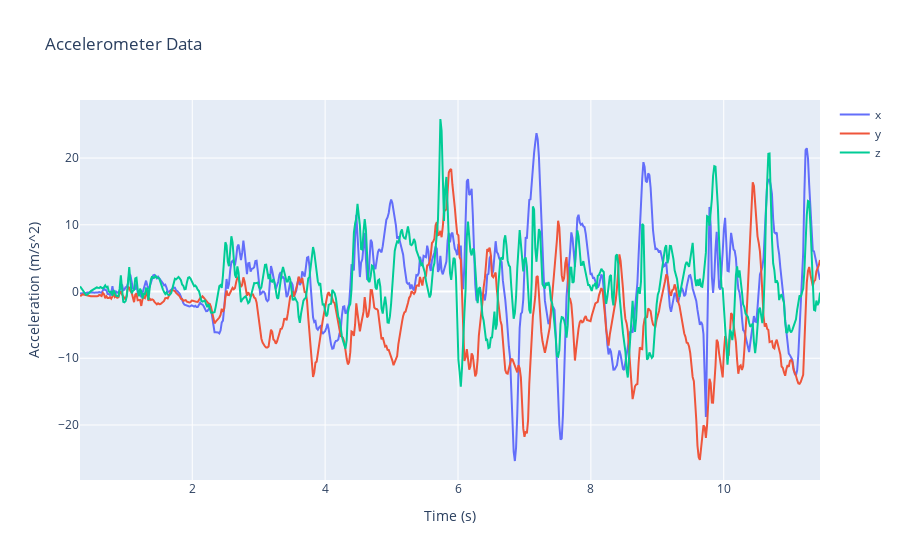

Write notebook code for a chart like this one.
### Code cell
# plot the accelerometer data
fig = go.Figure()

fig.add_trace(go.Scatter(x=readings_accelerometer["times"], y=readings_accelerometer["x"], name="x"))
fig.add_trace(go.Scatter(x=readings_accelerometer["times"], y=readings_accelerometer["y"], name="y"))
fig.add_trace(go.Scatter(x=readings_accelerometer["times"], y=readings_accelerometer["z"], name="z"))

fig.update_layout(title="Accelerometer Data", xaxis_title="Time (s)", yaxis_title="Acceleration (m/s^2)")

fig.show()

### Figure 1 — Plotly figure (JSON) as saved in the notebook; plotly's stock layout.template omitted (floating-point values rounded to 4 significant figures; data arrays with more than 128 entries replaced by an {"elided": "..."} marker saying what was removed)
{"data": [{"name": "x", "type": "scatter", "x": {"elided": "617 float values"}, "y": {"elided": "617 float values"}}, {"name": "y", "type": "scatter", "x": {"elided": "617 float values"}, "y": {"elided": "617 float values"}}, {"name": "z", "type": "scatter", "x": {"elided": "617 float values"}, "y": {"elided": "617 float values"}}], "layout": {"title": {"text": "Accelerometer Data"}, "xaxis": {"title": {"text": "Time (s)"}}, "yaxis": {"title": {"text": "Acceleration (m/s^2)"}}}}
